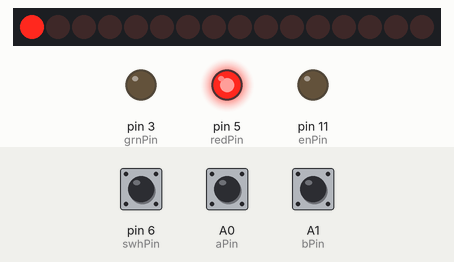
Bench run of a sketch on a simulated Arduino Uno, built with avr-gcc and run on an emulated ATmega328P. Parts: 16 shift-register outputs drawn as a row of LEDs (first output left, lit = HIGH), output pins drawn as LEDs (lit = HIGH). Wiring (inferred from the names in the program): 2 × shift register (74HC595): data pin 7; shift clock pin 9; latch pin 10; MR pin 8. Wiring (inferred from the signals the program sends): row of LEDs: on Q0, Q1, Q2, Q3, Q4, Q5, Q6, Q7, Q8, Q9, Q10, Q11, Q12, Q13, Q14, Q15. The test bench sets the inputs (shaded band); at power-on: pin 6 (swhPin) HIGH, A0 (aPin) HIGH, A1 (bPin) HIGH. Pins used as bus, display or sensor lines are not drawn; what the sketch prints to the serial monitor is not drawn.

Above: at 1.2 s.
1.3 s: pin 6 (swhPin) pulled LOW for 0.15 s
At 2.6 s:
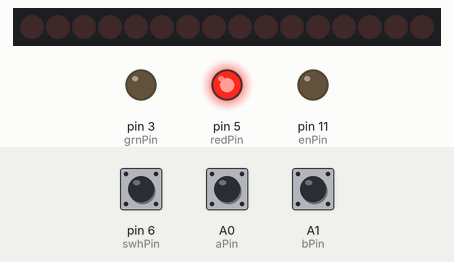
2.9 s: A0 (aPin) pulled LOW for 0.15 s
At 4.1 s:
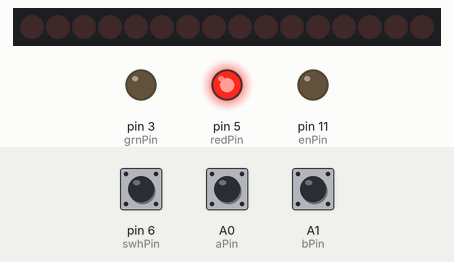
4.5 s: A1 (bPin) pulled LOW for 0.15 s
At 5.3 s:
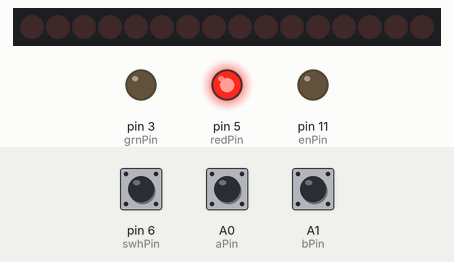
6.1 s: A0 (aPin) pulled LOW for 1 s
At 6.9 s:
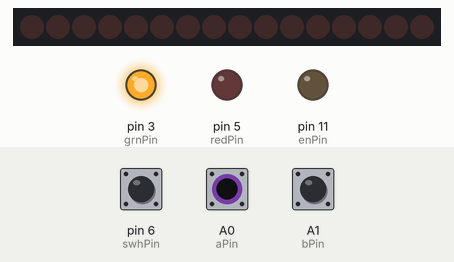
8.6 s: A0 (aPin) pulled LOW for 3.2 s
At 12.5 s:
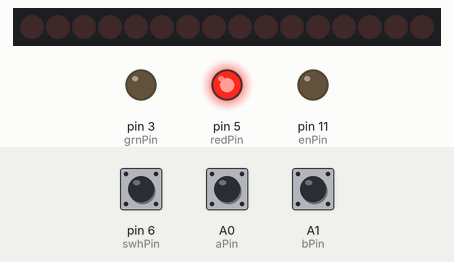
13.3 s: A1 (bPin) pulled LOW for 3.2 s
At 13.7 s:
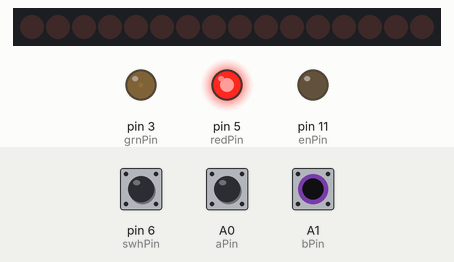
Timing chart, 0 to 18.0 s (numbered marks = the images above; inputs shaded):
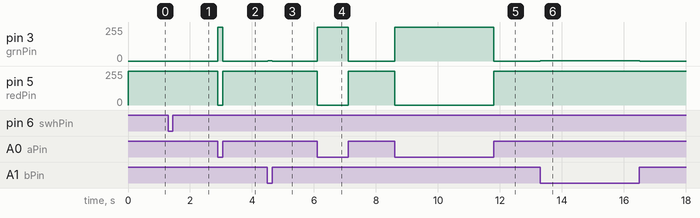

The sketch:

rotary_encoder_code_example.ino
```cpp
// (licence header left out)
// If you use other pins for the encoder, change ENC_PORT accordingly
#define ENC_PORT PINC // Use for Analog pins
//#define ENC_PORT PIND // Use for digital pins 0-7
//#define ENC_PORT PINB // Use for digital pins 8-13

#define LED_SPEED 6  // Increasing this slows down the LED rotation speed 6 is about proporitional to encoder turn
#define MODES_AVAIL 4

// Pin definitions - Encoder:
int aPin = A0;  // Encoder A pin
int bPin = A1;  // Encoder B pin
int redPin = 5;  // Encoder's red LED - PWM enabled
int grnPin = 3;  // Encoder's green LED - PWM enabled
int swhPin = 6;  // Encoder's switch pin

// Pin definitions - Shift registers:
int enPin = 11;  // Shift registers' Output Enable pin
int latchPin = 10;  // Shift registers' rclk pin
int clkPin = 9;  // Shift registers' srclk pin
int clrPin = 8;  // shift registers' srclr pin
int datPin = 7;  // shift registers' SER pin

// Global Variables
int ledCounter = 0;
int ledIndex = 0;
int mode = 0;

void setup()
{
  // Setup encoder pins
  pinMode(aPin, INPUT);
  digitalWrite(aPin, HIGH);
  pinMode(bPin, INPUT);
  digitalWrite(bPin, HIGH);
  pinMode(redPin, OUTPUT);
  analogWrite(redPin, 0);  // Red off
  pinMode(grnPin, OUTPUT);
  analogWrite(grnPin, 0);  // Green off
  pinMode(swhPin, INPUT);
  digitalWrite(swhPin, HIGH);  // Internal pull-up

  // Setup shift register pins
  pinMode(enPin, OUTPUT);
  digitalWrite(enPin, LOW);  // Turn all outputs on
  pinMode(latchPin, OUTPUT);
  digitalWrite(latchPin, LOW);  // start latch low
  pinMode(clkPin, OUTPUT);
  digitalWrite(clkPin, LOW);  // start sck low
  pinMode(clrPin, OUTPUT);
  digitalWrite(clrPin, HIGH);  // disable master clear
  pinMode(datPin, OUTPUT);
  digitalWrite(datPin, LOW);  // start ser low

  Serial.begin (115200);
  Serial.println("Start");
}

void loop()
{
  static uint8_t counter = 0;      //this variable will be changed by encoder input
  int8_t tmpdata;

  if (!digitalRead(swhPin))
    mode++;  // If they press the encoder button, change mode
  if (mode == MODES_AVAIL)
    mode = 0;  // Don't go above max number of modes
  while (!digitalRead(swhPin))
    ;  // Wait for them to let go of the button

  tmpdata = read_encoder();  // tmpdata will store encoder state
  if( tmpdata ) {
    counter += tmpdata;
    //Serial.print("Counter value: ");
    //Serial.println(counter, DEC);  // good for debugging, bad for speed
  }

  if (mode == 0)
  {  // mode 0: illuminates a single led, which rotates as you turn the encoder
     // Also changes the rotary encoder led
    ledCounter += tmpdata;
    if (abs(ledCounter) == LED_SPEED)
    {
      if(ledCounter > 0)
        ledIndex--;
      else if (ledCounter < 0)
        ledIndex++;
      ledCounter = 0;
    }

    if (ledIndex >= 16)
      ledIndex = 0;
    else if (ledIndex < 0)
      ledIndex = 15;

    digitalWrite(latchPin, LOW);
    shiftOut16((0x01<<ledIndex));
    digitalWrite(latchPin, HIGH);

    analogWrite(redPin, 255-counter);
    analogWrite(grnPin, counter);
  }
  else if (mode == 1)
  {
    // mode 1: rotate the encoder to fill up the bar graph.
    ledCounter += tmpdata;
    if (abs(ledCounter) == LED_SPEED)
    {
      if(ledCounter > 0)
        ledIndex--;
      else if (ledCounter < 0)
        ledIndex++;
      ledCounter = 0;
    }

    if (ledIndex >= 17)
      ledIndex = 0;
    else if (ledIndex < 0)
      ledIndex = 16;

    digitalWrite(latchPin, LOW);
    shiftOut16(0xFFFF^(0xFFFF<<ledIndex));
    digitalWrite(latchPin, HIGH);

    analogWrite(redPin, 255-counter);
    analogWrite(grnPin, counter);
  }
  else if (mode == 2)
  {
    // mode 2: implements some kind of led counter. pretty crazy.
    analogWrite(redPin, 255-counter);
    analogWrite(grnPin, counter);

    digitalWrite(latchPin, LOW);
    shiftOut16(((int)counter)*257);
    digitalWrite(latchPin, HIGH);
  }
  else if (mode == 3)
  {
    // mode 3: led bargraph has a mind of its own, just rotates endlessly
    // rotate the encoder to change its color
    // May want to increase LED_SPEED if you're using this mode
    ledCounter ++;
    //if (abs(ledCounter) == LED_SPEED)
    if (abs(ledCounter) == 100)
    {
      ledIndex++;
      ledCounter = 0;
    }

    if (ledIndex >= 17)
      ledIndex = 0;
    else if (ledIndex < 0)
      ledIndex = 16;

    digitalWrite(latchPin, LOW);
    shiftOut16((0x01<<ledIndex));
    digitalWrite(latchPin, HIGH);

    analogWrite(redPin, 255-counter);
    analogWrite(grnPin, counter);
  }
}

// This function'll call shiftOut twice to shift 16 bits out
void shiftOut16(uint16_t data)
{
  byte datamsb;
  byte datalsb;

  datamsb = (data&0xFF00)>>8;
  datalsb = data & 0xFF;

  shiftOut(datPin, clkPin, MSBFIRST, datamsb);
  shiftOut(datPin, clkPin, MSBFIRST, datalsb);
}

/* returns change in encoder state (-1,0,1) */
int8_t read_encoder()
{
  static int8_t enc_states[] = {0,-1,1,0,1,0,0,-1,-1,0,0,1,0,1,-1,0};
  static uint8_t old_AB = 0;

  old_AB <<= 2;                   //remember previous state
  old_AB |= ( ENC_PORT & 0x03 );  //add current state
  return ( enc_states[( old_AB & 0x0f )]);
}
```

Measured:
- after the input at 2.9 s, pin 3 (grnPin): 0/255 → 255/255 at once, → 0/255 0.15 s later; pin 5 (redPin): 255/255 → 0/255 at once, → 255/255 0.15 s later
- after the input at 4.5 s, pin 3 (grnPin): 0/255 → 1/255 at once, → 0/255 0.15 s later; pin 5 (redPin): 255/255 → 254/255 at once, → 255/255 0.15 s later
- after the input at 6.1 s, pin 3 (grnPin): 0/255 → 255/255 at once, → 0/255 1.0 s later; pin 5 (redPin): 255/255 → 0/255 at once, → 255/255 1.0 s later
- after the input at 8.6 s, pin 3 (grnPin): 0/255 → 255/255 at once, → 0/255 3.2 s later; pin 5 (redPin): 255/255 → 0/255 at once, → 255/255 3.2 s later
- after the input at 13.3 s, pin 3 (grnPin): 0/255 → 1/255 at once, → 0/255 3.2 s later; pin 5 (redPin): 255/255 → 254/255 at once, → 255/255 3.2 s later
